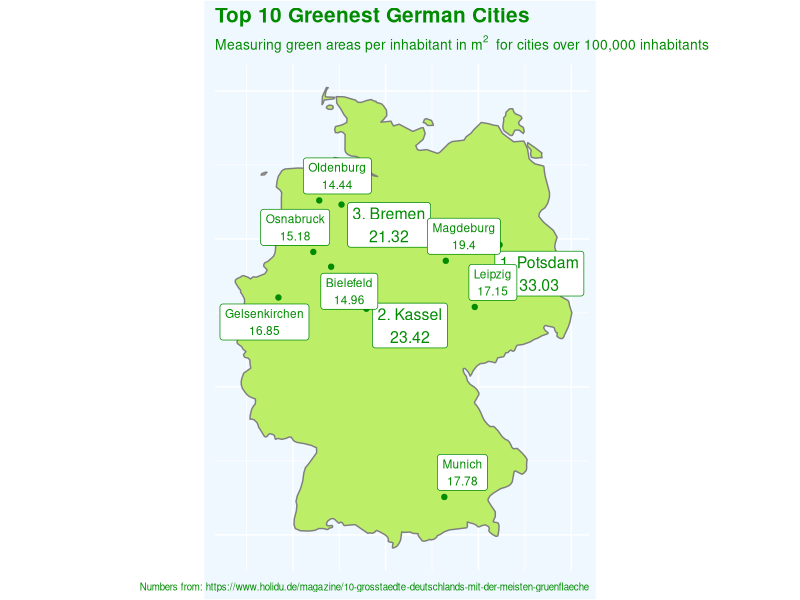

Recreate this plot in R.
library(maps)
library(dplyr)
library(ggplot2)
library(ggrepel)

cities <- maps::world.cities %>%
  filter(country.etc=="Germany")

green_cities <- c("Potsdam","Kassel","Bremen","Magdeburg","Munich","Leipzig",
                  "Gelsenkirchen","Osnabruck","Bielefeld","Oldenburg")
green_areas <- c(33.03,23.42,21.32,19.4,17.78,17.15,16.85,15.18,14.96,14.44)

df <- data.frame(green_cities,green_areas) %>%
  mutate(rnk=rank(desc(green_areas))) %>% 
  inner_join(cities,by=c("green_cities"="name"))

textcol <- "green4"
  
ggplot() + 
  borders(regions="Germany", fill="darkolivegreen2")+
  geom_point(data=df,aes(x=long,y=lat),col=textcol)+
  geom_label_repel(data=subset(df,rnk<=3),
                  aes(x=long,y=lat,label=paste0(rnk,". ",green_cities,"\n",green_areas)),
                  col=textcol,family="sans",size=4,nudge_x = 1,nudge_y=-0.2)+
  geom_label_repel(data=subset(df,rnk>3),
                  aes(x=long,y=lat,label=paste0(green_cities,"\n",green_areas)),
                  col=textcol,family="sans",size=3)+
  labs(title="Top 10 Greenest German Cities",
       subtitle=bquote("Measuring green areas per inhabitant in" ~ m^2 ~ "\n for cities over 100,000 inhabitants"),
       caption="Numbers from: https://www.holidu.de/magazine/10-grosstaedte-deutschlands-mit-der-meisten-gruenflaeche")+
  coord_quickmap()+
  theme(plot.background = element_rect(fill = "aliceblue"),
        panel.background = element_rect(fill="aliceblue"),
        plot.title = element_text(family = "sans", face = "bold", size = 15, colour = textcol),
        plot.subtitle = element_text(family = "sans", face = "bold", size = 10, colour = textcol),
        plot.caption = element_text(family = "sans" ,size=7, colour = textcol),
        axis.title = element_blank(),
        axis.text = element_blank(),
        axis.ticks = element_blank())
  